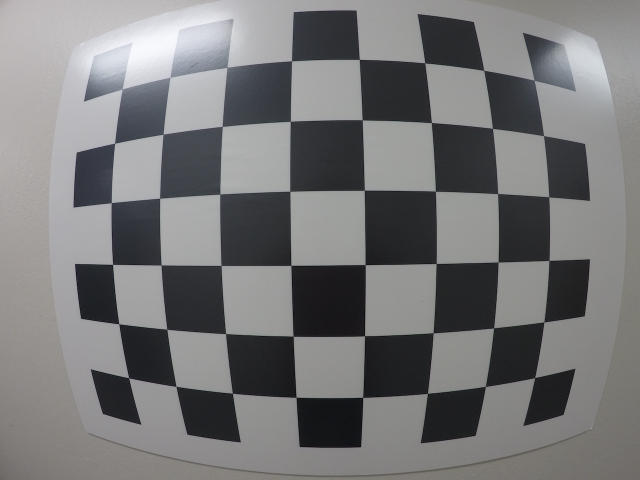
#> input picture camPics/GOPR0034.jpg, 1280 x 960 px (shown at 1/2 size); its folder holds 4 pictures in this run
$ python myCameraCalib.py
#> lines starting #> are read from the running program, lines starting #| are printed output that depends on the picture; after the words box and inside, x2 and y2 are one past the last pixel; in counts of white or black regions, pixels touching at a corner belong together
import numpy as np
import cv2
import glob

#dimenzije ploče
xOs = 8
yOs = 6
picsDir = 'camPics/*.jpg'
paraDir = 'calibParam.npz'
testPic = 'camPics/left04.jpg'

vecToMatrix = []

# termination criteria
criteria = (cv2.TERM_CRITERIA_EPS + cv2.TERM_CRITERIA_MAX_ITER, 100, 0.001)

# prepare object points, like (0,0,0), (1,0,0), (2,0,0) ....,(6,5,0)
objp = np.zeros((xOs * yOs, 3), np.float32)
objp[:, :2] = np.mgrid[0:xOs, 0:yOs].T.reshape(-1, 2)

# Arrays to store object points and image points from all the images.
objpoints = [] # 3d point in real world space
imgpoints = [] # 2d points in image plane.

#učitavanje slika
images = glob.glob(picsDir)

for fname in images:
    img = cv2.imread(fname)
#> img is the input picture: shape (960, 1280, 3); mean B, G, R 120, 119.2, 119.1
    gray = cv2.cvtColor(img, cv2.COLOR_BGR2GRAY)

    # Find the chess board corners
    ret, corners = cv2.findChessboardCorners(gray, (xOs, yOs), None)
#> ret = True; corners = 48 rows, first 8: [244.7, 178.6], [340.3, 155.1], [454.6, 135], [583.6, 122], [719.1, 119.1], [849.8, 126.1], [968, 140.8], [1069.3, 161.3]

    # If found, add object points, image points (after refining them)
    if ret == True:
        objpoints.append(objp)

        corners2 = cv2.cornerSubPix(gray, corners, (11, 11), (-1, -1), criteria)
#> corners2 = 48 rows, first 8: [245, 178.5], [340.3, 154.8], [454.6, 135.1], [583.6, 122.2], [718.9, 119.2], [850.1, 126.3], [968.1, 141.2], [1068.7, 160.9]
        imgpoints.append(corners2)

        # Draw and display the corners
        img = cv2.drawChessboardCorners(img, (xOs, yOs), corners2, ret)
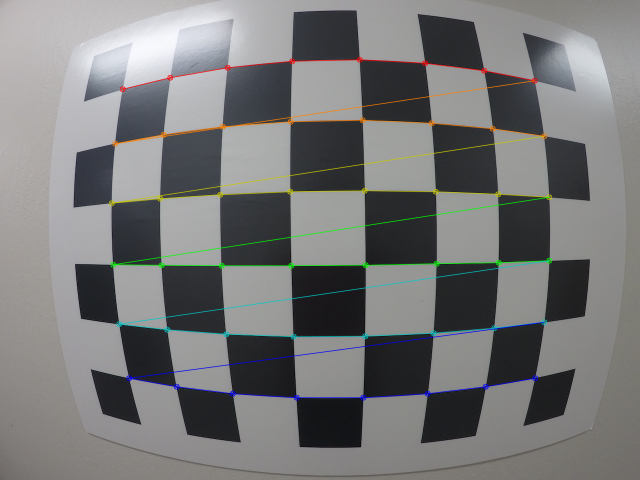
#> img: shape (960, 1280, 3) (shown at 1/2 size); 2.56% of pixels changed, all inside (x1, y1, x2, y2) = (217, 113, 1105, 802)
        cv2.imshow('img', img)
        cv2.waitKey(500)
#> pass 2 of the loop `for fname in images:`:
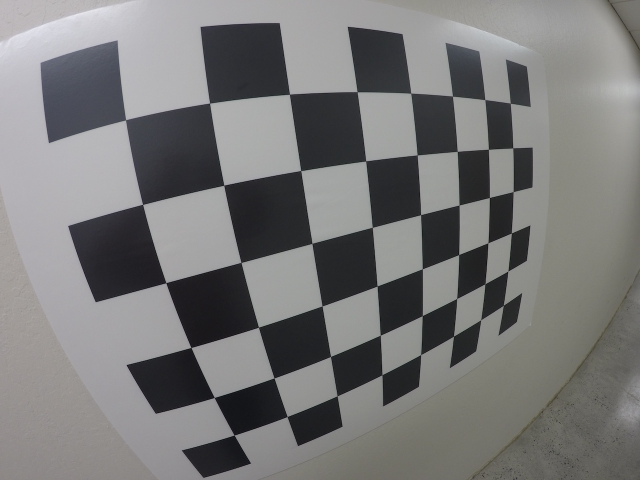
#> input picture camPics/GOPR0038.jpg, 1280 x 960 px (shown at 1/2 size)
#> img is the input picture: shape (960, 1280, 3); mean B, G, R 120.1, 120.3, 120.5
#> corners = 48 rows, first 8: [251.6, 240.1], [419.7, 206.6], [579.3, 188.8], [714.9, 184.1], [822.1, 186.8], [905.3, 192.8], [970.4, 199.7], [1021.1, 207]
#> corners2 = 48 rows, first 8: [251.6, 240.2], [419.6, 206.6], [579.4, 188.8], [714.7, 184.1], [822.1, 186.7], [905.4, 192.6], [970.3, 199.7], [1020.9, 206.7]
#> `img = cv2.drawChessboardCorners(img, (xOs, yOs), corners2, ret)`:
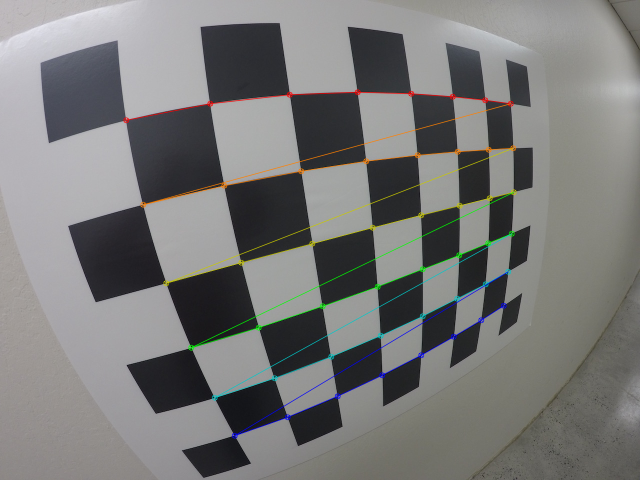
#> img: shape (960, 1280, 3) (shown at 1/2 size); 2.06% of pixels changed, all inside (x1, y1, x2, y2) = (246, 178, 1034, 878)
#> pass 3 of the loop `for fname in images:`:
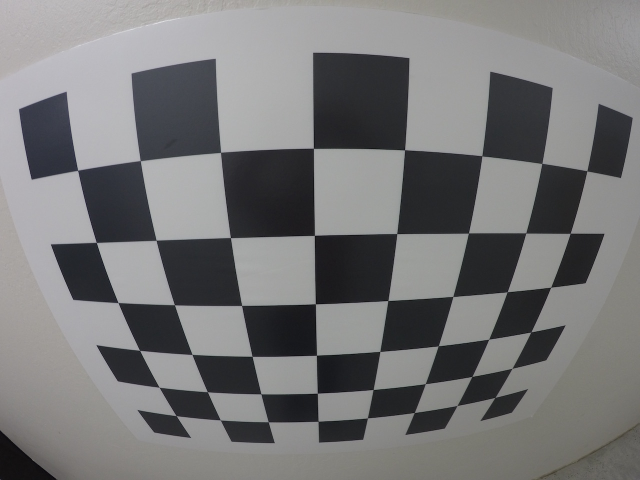
#> input picture camPics/GOPR0040.jpg, 1280 x 960 px (shown at 1/2 size)
#> img is the input picture: shape (960, 1280, 3); mean B, G, R 118.9, 118.3, 118.3
#> corners = 48 rows, first 8: [155.9, 341], [281, 321.9], [441.6, 305.1], [627.2, 296.8], [809.7, 300.3], [964.3, 312.2], [1084.2, 327.2], [1174.2, 342.2]
#> corners2 = 48 rows, first 8: [155.8, 341], [280.9, 321.8], [441.6, 305.2], [627.2, 296.9], [809.6, 300.2], [964.3, 312.2], [1084.2, 327.3], [1174.3, 342.3]
#> `img = cv2.drawChessboardCorners(img, (xOs, yOs), corners2, ret)`:
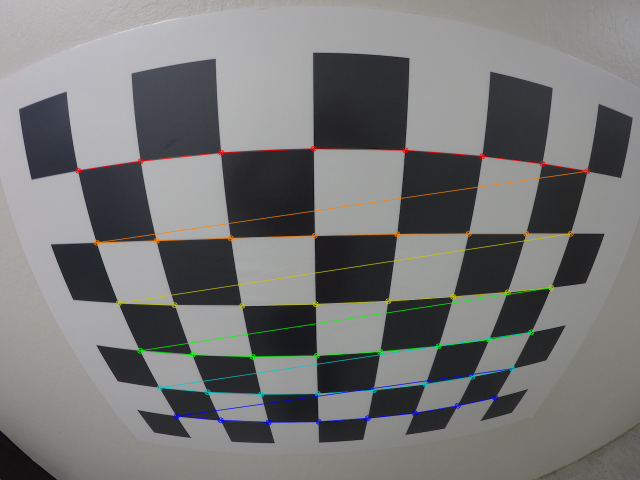
#> img: shape (960, 1280, 3) (shown at 1/2 size); 2.47% of pixels changed, all inside (x1, y1, x2, y2) = (150, 291, 1181, 851)
#> the loop made 4 passes; the first 3 are shown

#ostatak koda
ret, mtx, dist, rvecs, tvecs = cv2.calibrateCamera(objpoints, imgpoints, gray.shape[::-1], None, None)

#dobivanje rotacijske matrice od vektora
rotMatrix = np.ones(shape = (3, 3))
rotVector = np.float32(rvecs[0])

rotMatrix, _ = cv2.Rodrigues(rotVector,rotMatrix, None)
#print (rotMatrix)

#pohrana parametara unutar file-a
np.savez(paraDir, mtx=mtx, dist=dist, rvecs=rvecs, tvecs=tvecs, rotMatrix=rotMatrix)

#test
img = cv2.imread(testPic)
#> (the run stopped early here; a loop or call above may not have finished)
